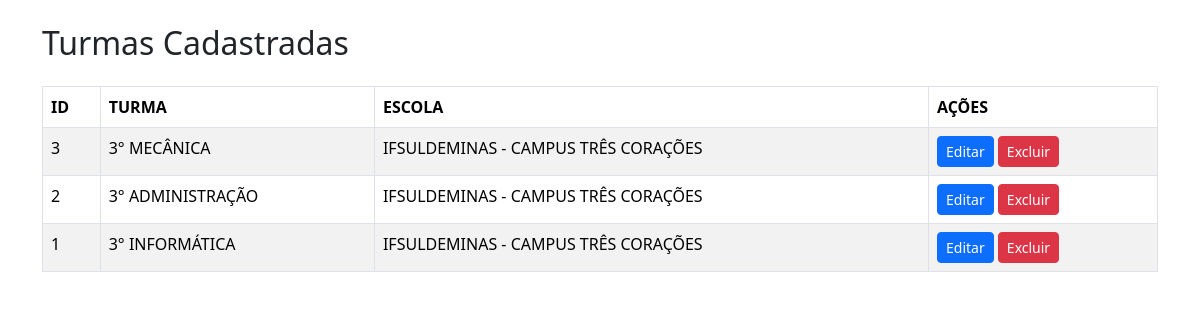
Screenshot of /FORMULÁRIOS/TURMAS/listar_turmas.php with the database file from the repository.
### tables this page shows
CREATE TABLE IF NOT EXISTS `turmas` (
  `id` int NOT NULL AUTO_INCREMENT,
  `nome_turma` varchar(256) NOT NULL,
  `cod_inep` varchar(256) NOT NULL,
  PRIMARY KEY (`id`)
);

CREATE TABLE IF NOT EXISTS `escolas` (
  `id` int NOT NULL AUTO_INCREMENT,
  `nome_escola` varchar(256) NOT NULL,
  `cod_inep` int NOT NULL,
  `cep` varchar(256) NOT NULL,
  `rua` varchar(256) NOT NULL,
  `numero` varchar(256) NOT NULL,
  `bairro` varchar(256) NOT NULL,
  `cidade` varchar(256) NOT NULL,
  `estado` varchar(256) NOT NULL,
  `telefone` varchar(256) NOT NULL,
  `email` varchar(256) NOT NULL,
  `etapa_ensino` varchar(256) NOT NULL,
  `tipo_escola` varchar(256) NOT NULL,
  `status` int NOT NULL COMMENT '0 - Não confirmou email\r\n1 - Email Confirmado\r\n3 - Aprovado',
  `created` timestamp NOT NULL DEFAULT CURRENT_TIMESTAMP,
  `modified` datetime DEFAULT NULL,
  PRIMARY KEY (`id`)
);

### FORMULÁRIOS/TURMAS/listar_turmas.php (the view, shortened to what this page needs)
<?php
require_once('../../DASHBOARDS/include/connection.php');
$sql_turma = "
    SELECT
        t.id,
        t.nome_turma,
        t.cod_inep,
        e.nome_escola AS nome_escolar
    FROM
        turmas t
    JOIN
        escolas e ON t.cod_inep = e.cod_inep
    ORDER BY
        t.id DESC
";
$turma = $pdo->prepare($sql_turma);
$turma->execute();
?>
<!DOCTYPE html>
<html lang="en">
<head>
    <link href="https://cdn.jsdelivr.net/npm/bootstrap@5.3.3/dist/css/bootstrap.min.css" rel="stylesheet">
    <link rel="stylesheet" type="text/css" href="https://cdn.datatables.net/2.0.7/css/dataTables.dataTables.min.css">
</head>
<body>
    <section class="container">
        <h2 class="my-4">Turmas Cadastradas</h2>
        <table class="table table-striped table-bordered" id="minhaTabela">
            <thead>
                <tr>
                    <th>ID</th>
                    <th>TURMA</th>
                    <th>ESCOLA</th>
                    <th>AÇÕES</th>
                </tr>
            </thead>
            <tbody>
                <?php
                while ($turm = $turma->fetch(PDO::FETCH_ASSOC)) {
                ?>
                    <tr>
                        <td><?php echo htmlspecialchars($turm['id']); ?></td>
                        <td><?php echo htmlspecialchars($turm['nome_turma']); ?></td>
                        <td><?php echo htmlspecialchars($turm['nome_escolar']); ?></td>
                        <td>
                            <a class="btn btn-primary btn-sm"
                                href="<?php echo 'editar_turmas.php?id=' . $turm['id']; ?>">Editar</a>
                            <a class="btn btn-danger btn-sm"
                                href="<?php echo 'deletar_turmas.php?id=' . $turm['id']; ?>">Excluir</a>
                        </td>
                    </tr>
                <?php } ?>
            </tbody>
        </table>
    </section>
</body>
</html>

### rows the page displays
turmas: id "3", nome_turma "3° MECÂNICA", escolas.nome_escola "IFSULDEMINAS - CAMPUS TRÊS CORAÇÕES"
turmas: id "2", nome_turma "3° ADMINISTRAÇÃO", escolas.nome_escola "IFSULDEMINAS - CAMPUS TRÊS CORAÇÕES"
turmas: id "1", nome_turma "3° INFORMÁTICA", escolas.nome_escola "IFSULDEMINAS - CAMPUS TRÊS CORAÇÕES"
